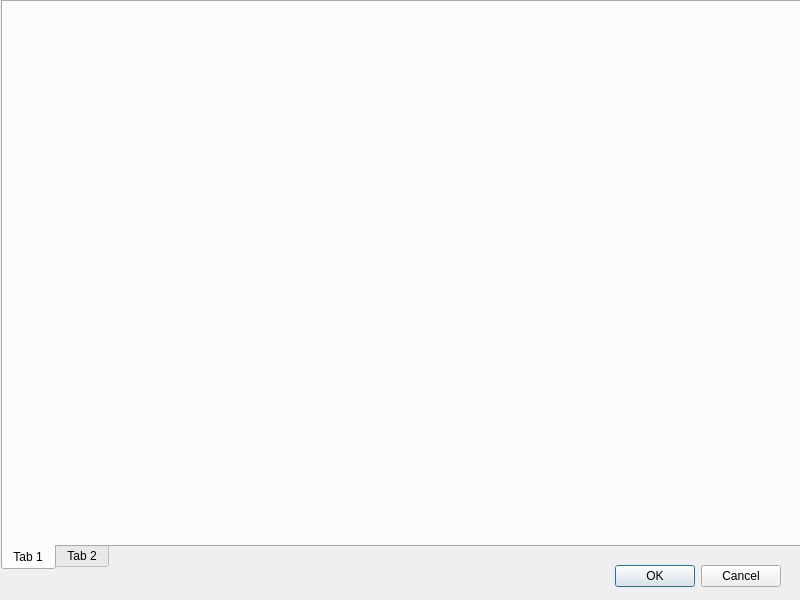
<?xml version="1.0" encoding="UTF-8"?>
<ui version="4.0">
 <class>DataInterface</class>
 <widget class="QDialog" name="DataInterface">
  <property name="geometry">
   <rect>
    <x>0</x>
    <y>0</y>
    <width>800</width>
    <height>600</height>
   </rect>
  </property>
  <property name="windowTitle">
   <string>数据管理</string>
  </property>
  <widget class="QDialogButtonBox" name="buttonBox">
   <property name="geometry">
    <rect>
     <x>440</x>
     <y>560</y>
     <width>341</width>
     <height>32</height>
    </rect>
   </property>
   <property name="orientation">
    <enum>Qt::Horizontal</enum>
   </property>
   <property name="standardButtons">
    <set>QDialogButtonBox::Cancel|QDialogButtonBox::Ok</set>
   </property>
  </widget>
  <widget class="QTabWidget" name="tabWidget">
   <property name="geometry">
    <rect>
     <x>1</x>
     <y>0</y>
     <width>800</width>
     <height>570</height>
    </rect>
   </property>
   <property name="contextMenuPolicy">
    <enum>Qt::DefaultContextMenu</enum>
   </property>
   <property name="tabPosition">
    <enum>QTabWidget::South</enum>
   </property>
   <property name="currentIndex">
    <number>0</number>
   </property>
   <widget class="QWidget" name="tab">
    <attribute name="title">
     <string>Tab 1</string>
    </attribute>
   </widget>
   <widget class="QWidget" name="tab_2">
    <attribute name="title">
     <string>Tab 2</string>
    </attribute>
   </widget>
  </widget>
 </widget>
 <resources/>
 <connections>
  <connection>
   <sender>buttonBox</sender>
   <signal>accepted()</signal>
   <receiver>DataInterface</receiver>
   <slot>accept()</slot>
   <hints>
    <hint type="sourcelabel">
     <x>248</x>
     <y>254</y>
    </hint>
    <hint type="destinationlabel">
     <x>157</x>
     <y>274</y>
    </hint>
   </hints>
  </connection>
  <connection>
   <sender>buttonBox</sender>
   <signal>rejected()</signal>
   <receiver>DataInterface</receiver>
   <slot>reject()</slot>
   <hints>
    <hint type="sourcelabel">
     <x>316</x>
     <y>260</y>
    </hint>
    <hint type="destinationlabel">
     <x>286</x>
     <y>274</y>
    </hint>
   </hints>
  </connection>
 </connections>
</ui>
